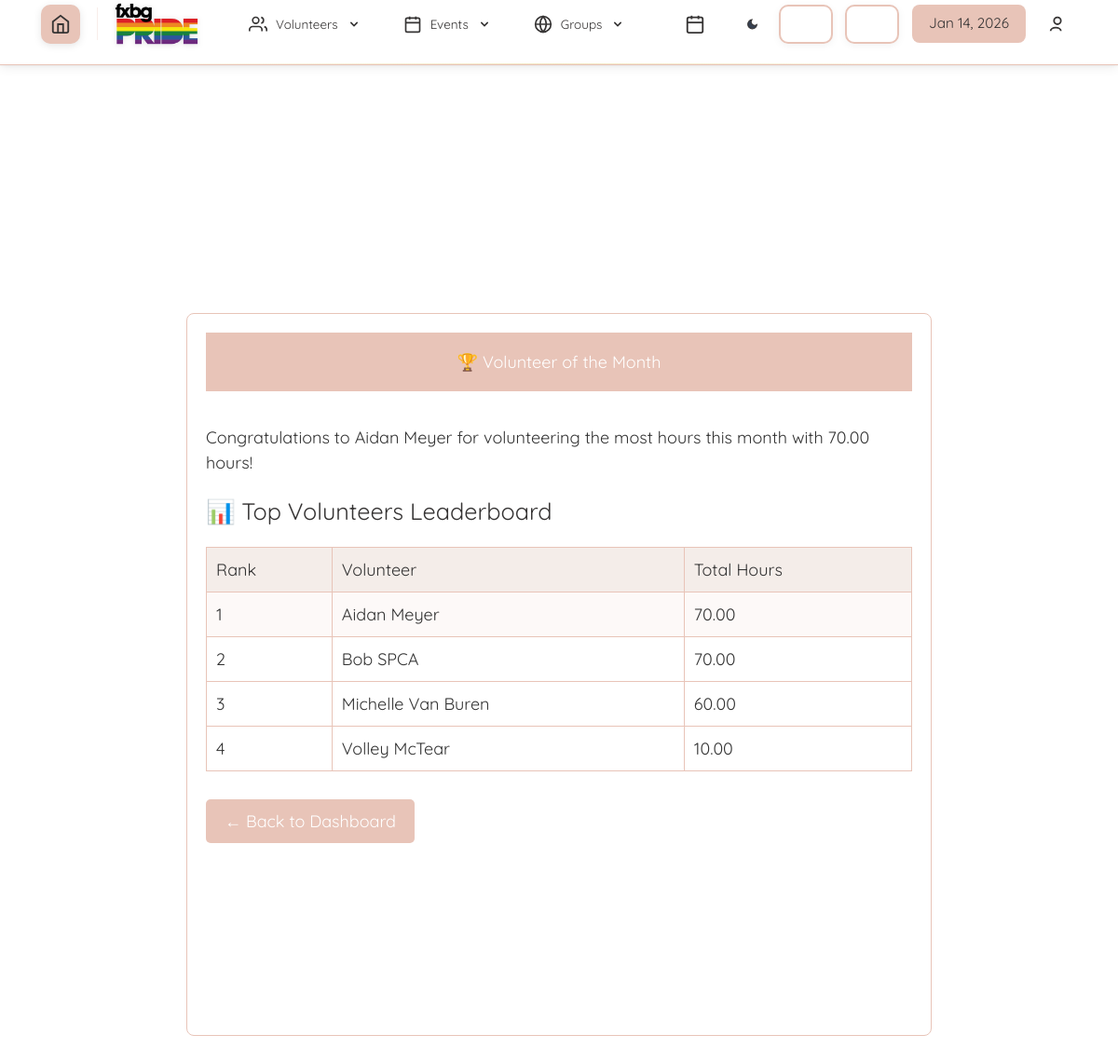
The app's page /selectVOTM.php (signed in) with its own data.
### tables this page shows
CREATE TABLE `dbpersons` (
  `person_id` int NOT NULL,
  `id` varchar(256) NOT NULL,
  `role_type` int(11) NOT NULL,
  `role_name` varchar(256) DEFAULT NULL,
  `start_date` text,
  `first_name` text NOT NULL,
  `last_name` text NOT NULL,
  `street_address` text,
  `city` text,
  `state` varchar(2) DEFAULT NULL,
  `zip_code` text,
  `phone1` varchar(12) DEFAULT NULL,
  `phone1type` text,
  `emergency_contact_phone` varchar(12) DEFAULT NULL,
  `emergency_contact_phone_type` text,
  `birthday` text,
  `email` text NOT NULL,
  `emergency_contact_first_name` text,
  `contact_num` varchar(255) DEFAULT NULL,
  `emergency_contact_relation` text,
  `contact_method` text,
  `type` text,
  `status` text,
  `notes` text,
  `password` text,
  `skills` text,
  `interests` text,
  `archived` tinyint(1) DEFAULT NULL,
  `emergency_contact_last_name` text,
  `is_new_volunteer` tinyint(1) DEFAULT '1',
  `is_community_service_volunteer` tinyint(1) DEFAULT '0',
  `total_hours_volunteered` decimal(5,2) DEFAULT '0.00',
  `volunteer_of_the_month` tinyint(1) DEFAULT '0',
  `votm_awarded_month` date DEFAULT NULL,
  `training_level` text
);

### selectVOTM.php (the view, shortened to what this page needs)
<?php
require_once('header.php');
require_once('universal.inc');
$con = connect();
$isAdmin = $_SESSION['access_level'] >= 2;
$query = "
    SELECT id, first_name, last_name, total_hours_volunteered
    FROM dbpersons
    WHERE total_hours_volunteered > 0
    ORDER BY total_hours_volunteered DESC
    LIMIT 10
";
$result = mysqli_query($con, $query);
$topVolunteers = [];
while ($row = mysqli_fetch_assoc($result)) {
    $topVolunteers[] = $row;
}
if ($isAdmin && !empty($topVolunteers)) {
    $winner = $topVolunteers[0];
}
?>
<!DOCTYPE html>
<html>
<head>
</head>
<body>
    <div class="votm-container">
        <h1 class="title">🏆 Volunteer of the Month</h1>
        <?php if (!empty($winner)) : ?>
            <div class="successbox" style="margin-bottom: 20px;">
                <p>
                    Congratulations to <strong><?= htmlspecialchars($winner['first_name'] . ' ' . $winner['last_name']) ?></strong>
                    for volunteering the most hours this month with
                    <strong><?= number_format($winner['total_hours_volunteered'], 2) ?></strong> hours!
                </p>
            </div>
        <?php else : ?>
            <div class="error" style="margin-bottom: 20px; color: var(--error-color, #d4635a);">
                ⚠️ No Volunteer of the Month has been selected yet.
            </div>
        <?php endif; ?>
        <?php if (!empty($topVolunteers)) : ?>
            <h2 style="font-size: 1.4em;">📊 Top Volunteers Leaderboard</h2>
            <table class="votm-table">
                <thead>
                    <tr>
                        <th>Rank</th>
                        <th>Volunteer</th>
                        <th>Total Hours</th>
                    </tr>
                </thead>
                <tbody>
                    <?php foreach ($topVolunteers as $index => $v) : ?>
                        <?php
                            $isWinner = isset($winner['id']) && $v['id'] === $winner['id'];
                            $rowClass = $isWinner ? 'winner-highlight' : '';
                        ?>
                        <tr class="<?= $rowClass ?>">
                            <td><?= $index + 1 ?></td>
                            <td><?= htmlspecialchars($v['first_name'] . ' ' . $v['last_name']) ?></td>
                            <td><?= number_format($v['total_hours_volunteered'], 2) ?></td>
                        </tr>
                    <?php endforeach; ?>
                </tbody>
            </table>
        <?php endif; ?>
        <a href="index.php" class="back-button">← Back to Dashboard</a>
    </div>
</body>
</html>

### css/theme-toggle.css (style rules this page uses)
:root { --bg-color: #f9f6f3; --text-color: #363434; --text-secondary: #5a5856; --text-tertiary: #e8c4b8; --text-muted: #8a8280; --navbar-bg: #ffffff; --navbar-shadow: rgba(54, 52, 52, 0.1); --main-color: #e8c4b8; --accent-color: #d4af37; --secondary-accent-color: #e8c4b8; --date-box-bg: #e8c4b8; --date-box-text: #363434; --dropdown-bg: #ffffff; --dropdown-border: #e8c4b8; --dropdown-hover: rgba(232, 196, 184, 0.1); --nav-item-hover: #e8c4b8; --content-box-border: #e8c4b8; --content-box-bg: #ffffff; --card-bg: #ffffff; --card-border: #e8c4b8; --card-shadow: rgba(232, 196, 184, 0.15); --footer-bg: #363434; --button-bg: #e8c4b8; --button-text: #363434; --icon-filter: none; --logo-bg: #e8c4b8; --border-color: #e8c4b8; --hover-border-color: #d4af37; --full-width-bar-bg: #e8c4b8; --full-width-bar-sub-bg: #ffffff; --icon-overlay-bg: rgba(255, 255, 255, 0.95); --nav-item-active-bg: #f4ede9; --svg-fill: #e8c4b8; --page-background-color: #f9f6f3; --page-font-color: #363434; --inactive-font-color: #8a8280; --inactive-background-color: #f4ede9; --standout-background: #ffffff; --shadow-and-border-color: #e8c4b8; --button-font-color: #363434; --standard-border: 1px solid #e8c4b8; --light-border: 1px solid #e8c4b8; --text-field-border: 2px solid #e8c4b8; --cancel-button-background-color: #8a8280; --calendar-event-color: #8a8280; --calendar-event-color-hover: #e8c4b8; --calendar-today-border: 2px solid #d4af37; --error-color: #d4635a; --calendar-archived-event-color: #c4bab7ff; }
html { height: 100%; }
body { background-color: var(--bg-color); color: var(--text-color); transition: background-color 0.3s ease, color 0.3s ease; min-height: 100%; display: flex; flex-direction: column; }
* { transition: background-color 0.3s ease, color 0.3s ease, border-color 0.3s ease, box-shadow 0.3s ease; }
* { box-sizing: border-box; margin: 0; padding: 0; }
body { font-family: "Quicksand", sans-serif; padding-top: 70px !important; background-color: var(--bg-color); color: var(--text-color); transition: background-color 0.3s ease, color 0.3s ease; min-height: 100vh; display: flex; flex-direction: column; }
* { font-family: "Quicksand", sans-serif; }
body > *:not(.modern-navbar):not(.footer) { flex: 1 0 auto; }
h1, h2, h3, h4, h5, h6 { font-family: "Quicksand", sans-serif; font-weight: 600; }
h2 { font-weight: normal; font-size: 30px; color: var(--text-color); }
body { padding-top: 70px !important; }

### css/pwa-mobile.css (style rules this page uses)
@media (min-width: 769px) { * { -webkit-tap-highlight-color: transparent; } }
a:not(.calendar-event), button { position: relative; }
html { scroll-behavior: smooth; }
@media (min-width: 769px) { table, table.general { min-width: auto !important; } }
@media (min-width: 769px) { h1 { font-size: inherit !important; } }

### css/accessibility-settings.css (style rules this page uses)
body, body * { font-family: var( --accessibility-font-family, var(--default-font-family, "Quicksand", sans-serif) ) !important; }
body, body *, p, span, div, a, button, input, select, textarea, label, li, td, th, h1, h2, h3, h4, h5, h6 { font-weight: var(--accessibility-font-weight, 400) !important; line-height: var(--accessibility-line-height, 1.5) !important; letter-spacing: var(--accessibility-letter-spacing, 0) !important; }
html { font-size: calc(18px * var(--accessibility-font-scale, 1)) !important; }
body, p, span, div, a, button, input, select, textarea, label { transition: font-size 0.3s ease, font-weight 0.3s ease, line-height 0.3s ease, letter-spacing 0.3s ease; }

### selectVOTM.php (style rules this page uses)
.votm-container { max-width: 800px; margin: 80px auto; padding: 20px; background-color: var(--card-bg, #ffffff); border: 1px solid var(--card-border, #e8c4b8); border-radius: 8px; }
.votm-table { width: 100%; border-collapse: collapse; margin-top: 20px; }
.votm-table th, .votm-table td { border: 1px solid var(--card-border, #e8c4b8); padding: 10px; }
.votm-table th { background-color: var(--nav-item-active-bg, #f4ede9); }
.winner-highlight { background-color: var(--dropdown-hover, rgba(232, 196, 184, 0.1)); font-weight: bold; }
.back-button { display: inline-block; margin-top: 30px; padding: 10px 20px; background-color: var(--main-color, #e8c4b8); color: white; text-decoration: none; border-radius: 5px; }

### records on screen
dbpersons: first_name+last_name "Aidan Meyer", total_hours_volunteered "70.00"
dbpersons: first_name+last_name "Bob SPCA", total_hours_volunteered "70.00"
dbpersons: first_name+last_name "Michelle Van Buren", total_hours_volunteered "60.00"
dbpersons: first_name+last_name "Volley McTear", total_hours_volunteered "10.00"
